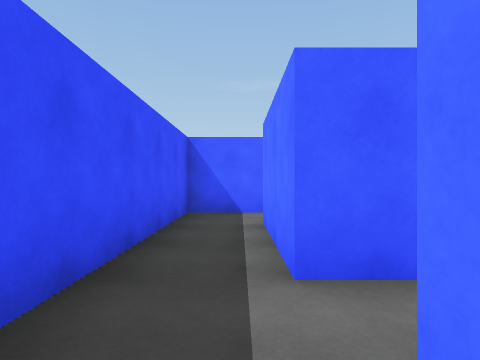
[1] (above)

17 first-person views from a walk through a Unity game level. The camera is 1.2 m above the floor, looks level and sees 75° across. The floor is counted in squares, 1.8 m on a side. Each view is taken from the middle of a square. On the plan, view 1 faces up. The plan holds only what a view shows up to about 10 squares ahead; the rest is blank. The place goes on beyond the plan. The player is left out.

[2]
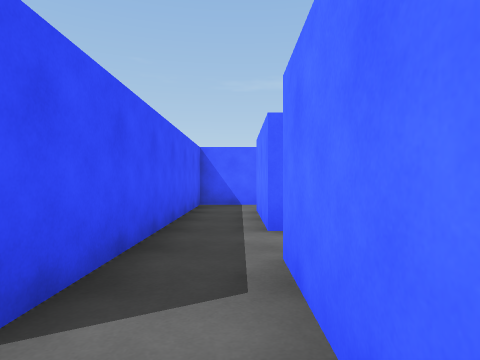

[3]
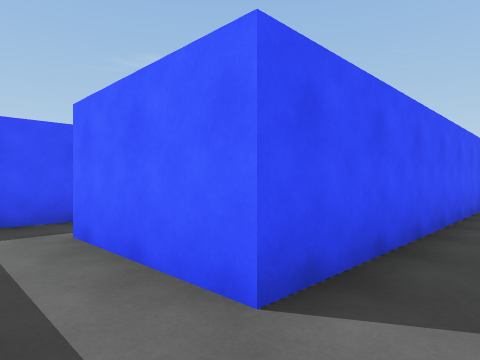

[4]
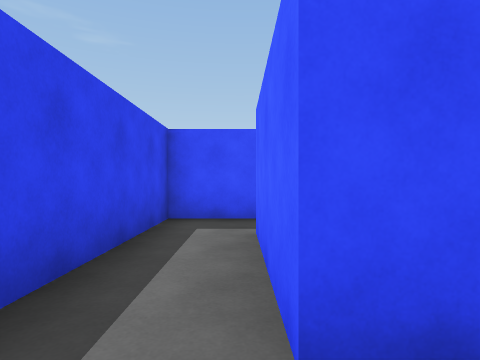

[5]
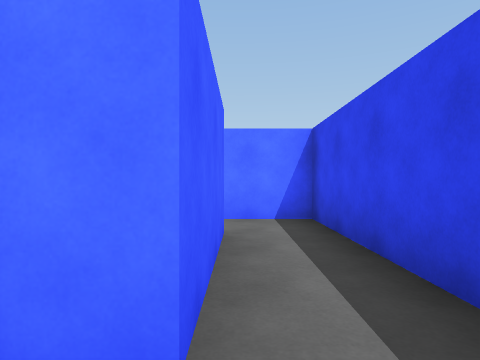

[6]
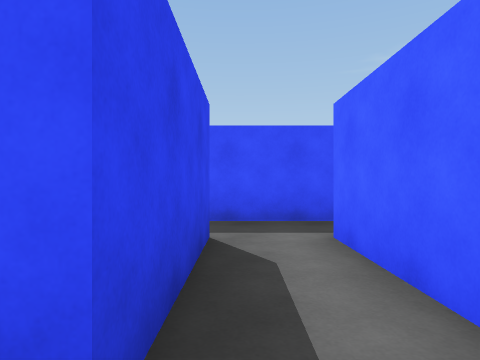

[7]
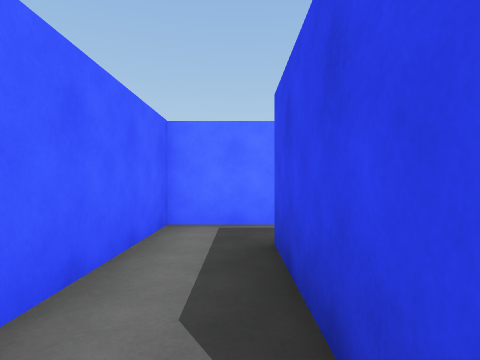

[8]
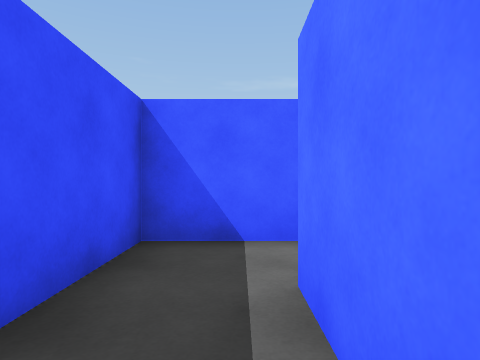

[9]
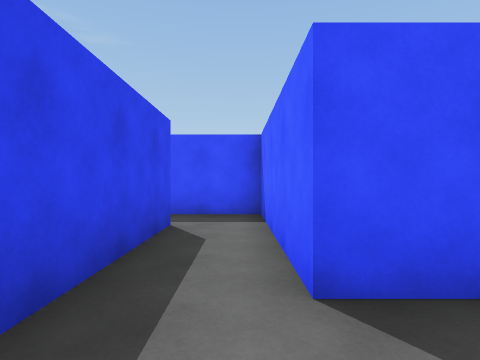

[10]
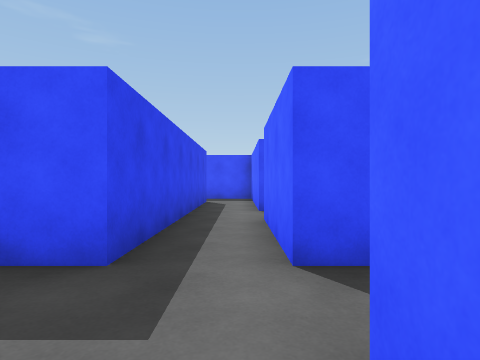

[11]
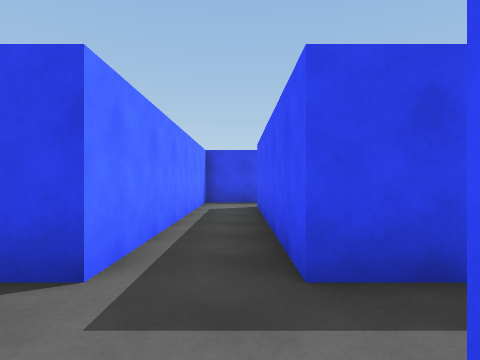

[12]
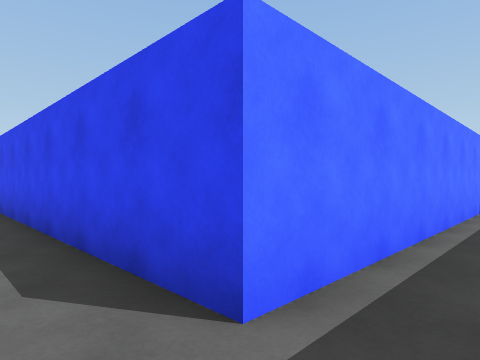

[13]
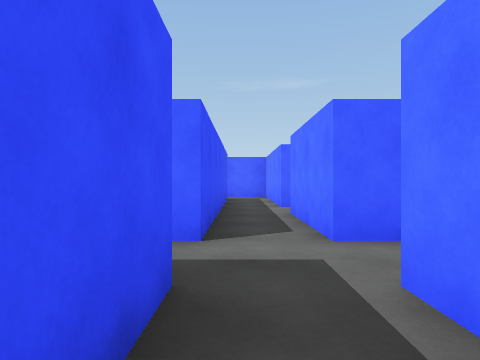

[14]
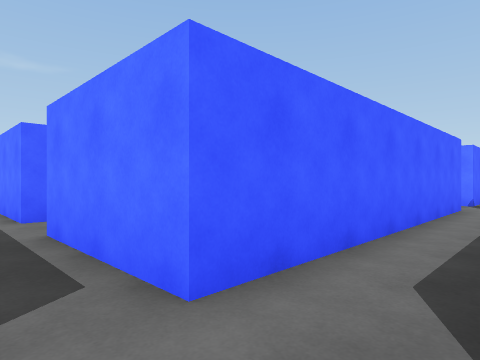

[15]
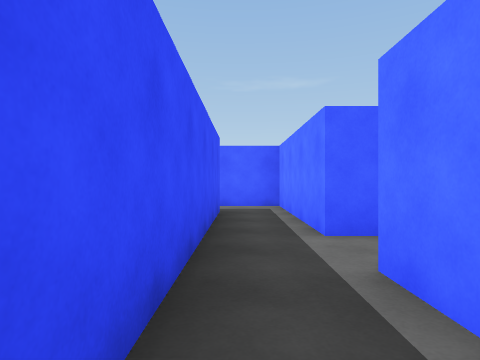

[16]
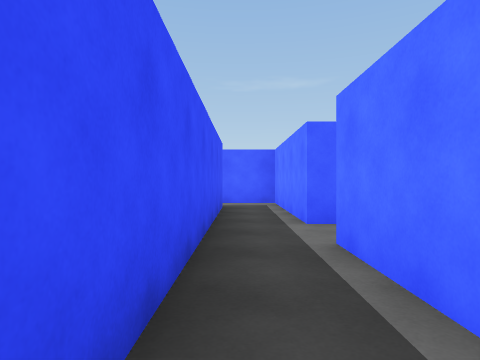

[17]
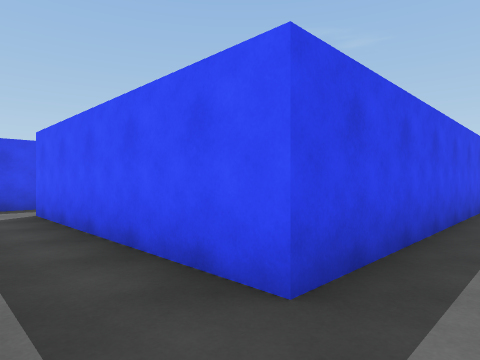

### Floor plan
Ten units are one square. View 1 is at (0, 0); x grows to the right and y downward. Boxes are objects, and circles mark ways between rooms. Rooms are numbered by the first view taken in them; rooms with no view inside come last. Other rooms are left out.
<svg viewBox="-59 -111 250 138">
<path fill="none" stroke="#000" d="M4 6 4 -6 32 -6M47 -4 47 -21 4 -21M-11 -14 -11 8M-11 8 -40 8M-54 2 -54 22 4 22 4 6M4 -21 4 -50M6 -64 -11 -64 -11 -14M76 -64 46 -64M46 -50 76 -50 76 9M90 5 90 -50M162 -64 90 -64M186 -64 176 -64M90 -50 159 -50M76 -106 76 -64M90 -64 90 -94M32 -64 6 -64M4 -50 46 -50"/>
<circle cx="0" cy="0" r="3" fill="#2a7"/>
<circle cx="0" cy="-20" r="3" fill="#2a7"/>
<circle cx="10" cy="-60" r="3" fill="#2a7"/>
<circle cx="90" cy="-60" r="3" fill="#2a7"/>
<circle cx="80" cy="-70" r="3" fill="#2a7"/>
<circle cx="50" cy="-60" r="3" fill="#2a7"/>
<text x="20" y="-10">1</text>
<text x="-30" y="10">2</text>
<text x="0" y="-40">3</text>
<text x="80" y="-40">4</text>
<text x="170" y="-40">5</text>
<text x="80" y="-90">6</text>
<text x="20" y="-60">7</text>
</svg>
Room 1 opens to room 2. Room 1 opens to room 3. Room 3 opens to room 7. Room 4 opens to room 5. Room 4 opens to room 6. Room 4 opens to room 7.

Where each view was taken, in squares from view 1:
view 1: 0 up, 0 right, facing up
view 2: 2 down, 0 right, facing up
view 3: 2 down, 0 right, facing up-left
view 4: 1 down, 0 right, facing left
view 5: 1 down, 5 left, facing right
view 6: 1 up, 4 right, facing left
view 7: 1 up, 0 right, facing right
view 8: 3 up, 0 right, facing up
view 9: 6 up, 5 right, facing left
view 10: 6 up, 10 right, facing left
view 11: 7 up, 8 right, facing down
view 12: 6 up, 8 right, facing down-right
view 13: 3 up, 8 right, facing up
view 14: 5 up, 8 right, facing up-right
view 15: 7 up, 8 right, facing up
view 16: 6 up, 8 right, facing up
view 17: 6 up, 9 right, facing down-left
